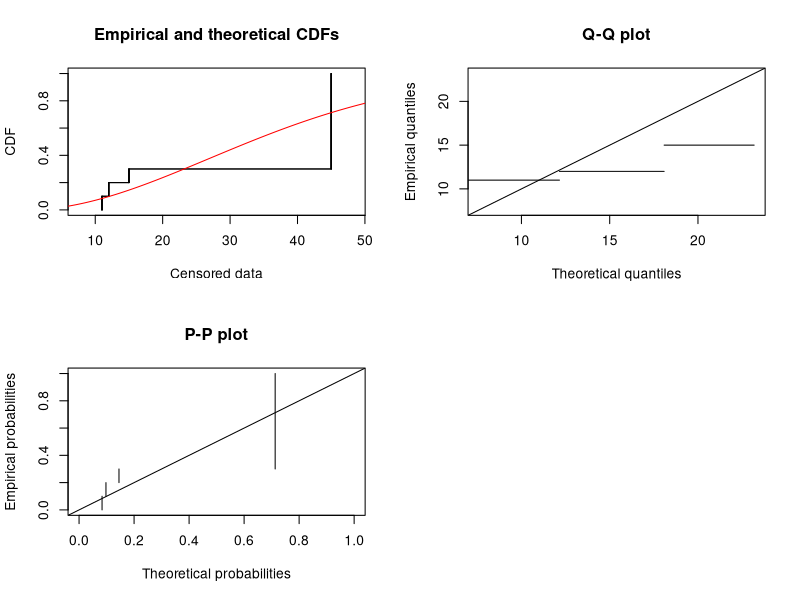

R code for this plot:
# Problem 5 d) Estimate the parameters of the Weibull distribution.

library(fitdistrplus)
df <- data.frame(left = c(11, 12, 15, 33, 45, 28, 16, 17, 19, 30),
                right = c(11, 12, 15, NA, 45, NA, NA, NA, NA, NA))
obj <- fitdistcens(censdata = df, distr = "weibull")
k <- obj$estimate[1]
k
rho <- 1/obj$estimate[2]
rho
plot(obj)
